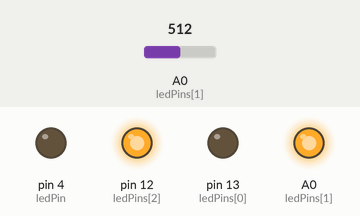
This sketch was run on a simulated Arduino Uno, built with avr-gcc and run on an emulated ATmega328P. Shown: output pins drawn as LEDs (lit = HIGH). The test bench sets the inputs (shaded band); at power-on: A0 (ledPins[1]) = 512.

Above: at 1.2 s.
1.3 s: A0 (ledPins[1]) set to 361
2.8 s: A0 (ledPins[1]) set to 337
At 4.0 s:
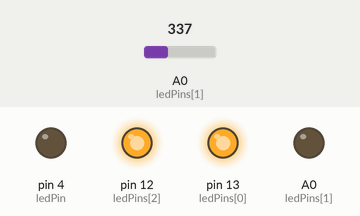
4.3 s: A0 (ledPins[1]) set to 690
At 5.2 s:
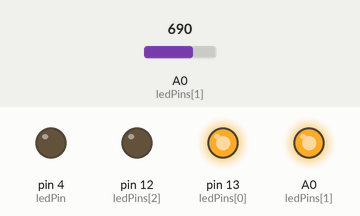
5.8 s: A0 (ledPins[1]) set to 669
At 6.3 s:
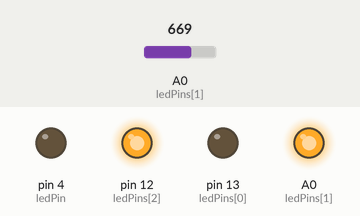
7.3 s: A0 (ledPins[1]) set to 716
At 8.7 s:
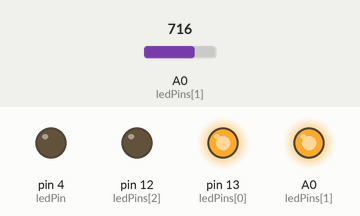
Timing chart, 0 to 9.8 s (numbered marks = the images above; inputs shaded):
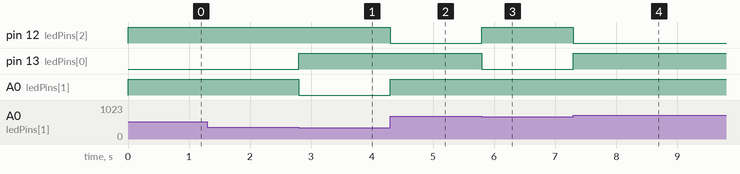

Measured:
- the behaviour switches between 346 and 345 on A0 (ledPins[1]) (found by bisection; images 0 and 1)
- the behaviour switches between 680 and 679 on A0 (ledPins[1]) (found by bisection; images 2 and 3)
- after the input at 1.3 s, every drawn part: stays the same
- after the input at 2.8 s, pin 13 (ledPins[0]): LOW → HIGH at once; A0 (ledPins[1]): HIGH → LOW at once
- after the input at 4.3 s, pin 12 (ledPins[2]): HIGH → LOW at once; A0 (ledPins[1]): LOW → HIGH at once
- after the input at 5.8 s, pin 12 (ledPins[2]): LOW → HIGH at once; pin 13 (ledPins[0]): HIGH → LOW at once
- after the input at 7.3 s, pin 12 (ledPins[2]): HIGH → LOW at once; pin 13 (ledPins[0]): LOW → HIGH at once

The sketch:

Sketch_10.2_SoftColorfulLight.ino
```cpp
/**********************************************************************
  Filename    : SoftColorfulLight
  Description : Controlling the color of RGBLED by potentiometer.
  Auther      : www.freenove.com
  Modification: 2022/05/11
**********************************************************************/
int adcValue;     // Define a variable to save the ADC value
int ledPin = 4;
const byte ledPins[] = {13, 14, 12};    //define red, green, blue led pins
int red, green, blue;
void setColor(byte r, byte g, byte b) {
  analogWrite(ledPins[0], r); //Common anode LED, low level to turn on the led.
  analogWrite(ledPins[1], g);
  analogWrite(ledPins[2], b);
}
void setup() {
    pinMode(ledPin, OUTPUT);             // Initialize the LED pin as an output
}
void loop() {
    adcValue = analogRead(A0);          // Convert the analog of A0 port to digital
    // Map analog to the 0-255 range, and works as PWM duty cycle of ledPin port
    if(adcValue>=0&&adcValue<=345){
         setColor(255, 0, 255);
      }
    else if(adcValue>345&&adcValue<680){
         setColor(0, 255, 255);
      }
    else if(adcValue>=680&&adcValue<=1024){
         setColor(255, 255, 0);
      }
}
```
